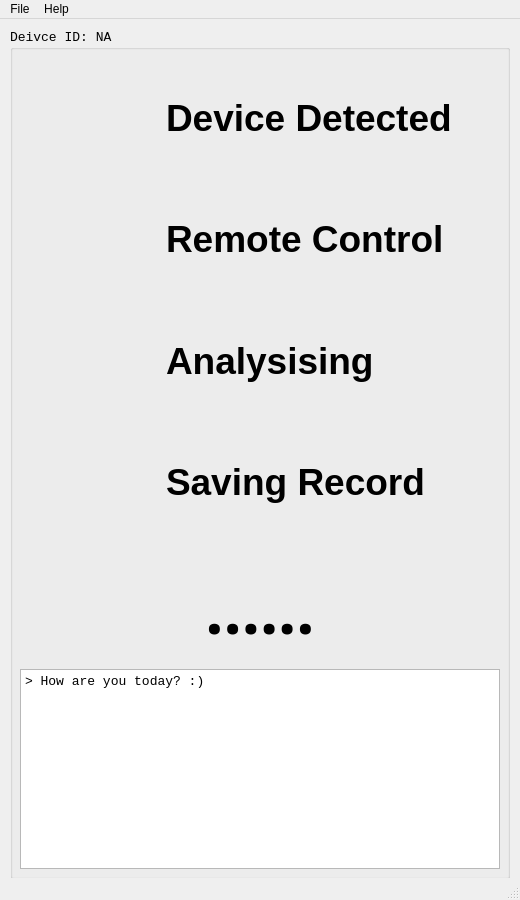
<?xml version="1.0" encoding="UTF-8"?>
<ui version="4.0">
 <class>MainWindow</class>
 <widget class="QMainWindow" name="MainWindow">
  <property name="geometry">
   <rect>
    <x>0</x>
    <y>0</y>
    <width>520</width>
    <height>900</height>
   </rect>
  </property>
  <property name="windowTitle">
   <string>MainWindow</string>
  </property>
  <widget class="QWidget" name="centralWidget">
   <widget class="QGroupBox" name="groupBox0">
    <property name="enabled">
     <bool>true</bool>
    </property>
    <property name="geometry">
     <rect>
      <x>10</x>
      <y>10</y>
      <width>500</width>
      <height>850</height>
     </rect>
    </property>
    <property name="font">
     <font>
      <family>Courier New</family>
      <pointsize>10</pointsize>
     </font>
    </property>
    <property name="title">
     <string>Deivce ID: NA</string>
    </property>
    <widget class="QWidget" name="gridLayoutWidget">
     <property name="geometry">
      <rect>
       <x>10</x>
       <y>20</y>
       <width>481</width>
       <height>501</height>
      </rect>
     </property>
     <layout class="QGridLayout" name="gridLayout" columnstretch="120,338">
      <property name="horizontalSpacing">
       <number>20</number>
      </property>
      <property name="verticalSpacing">
       <number>6</number>
      </property>
      <item row="0" column="0">
       <widget class="QLabel" name="picture0">
        <property name="text">
         <string/>
        </property>
       </widget>
      </item>
      <item row="1" column="1">
       <widget class="QLabel" name="text1">
        <property name="font">
         <font>
          <family>Arial</family>
          <pointsize>28</pointsize>
          <weight>75</weight>
          <bold>true</bold>
         </font>
        </property>
        <property name="text">
         <string>Remote Control</string>
        </property>
       </widget>
      </item>
      <item row="1" column="0">
       <widget class="QLabel" name="picture1">
        <property name="text">
         <string/>
        </property>
       </widget>
      </item>
      <item row="2" column="1">
       <widget class="QLabel" name="text2">
        <property name="font">
         <font>
          <family>Arial</family>
          <pointsize>28</pointsize>
          <weight>75</weight>
          <bold>true</bold>
         </font>
        </property>
        <property name="text">
         <string>Analysising</string>
        </property>
       </widget>
      </item>
      <item row="2" column="0">
       <widget class="QLabel" name="picture2">
        <property name="text">
         <string/>
        </property>
       </widget>
      </item>
      <item row="0" column="1">
       <widget class="QLabel" name="text0">
        <property name="font">
         <font>
          <family>Arial</family>
          <pointsize>28</pointsize>
          <weight>75</weight>
          <bold>true</bold>
         </font>
        </property>
        <property name="text">
         <string>Device Detected</string>
        </property>
       </widget>
      </item>
      <item row="3" column="0">
       <widget class="QLabel" name="picture3">
        <property name="text">
         <string/>
        </property>
       </widget>
      </item>
      <item row="3" column="1">
       <widget class="QLabel" name="text3">
        <property name="font">
         <font>
          <family>Arial</family>
          <pointsize>28</pointsize>
          <weight>75</weight>
          <bold>true</bold>
         </font>
        </property>
        <property name="text">
         <string>Saving Record</string>
        </property>
       </widget>
      </item>
     </layout>
    </widget>
    <widget class="QLabel" name="result">
     <property name="geometry">
      <rect>
       <x>10</x>
       <y>530</y>
       <width>480</width>
       <height>100</height>
      </rect>
     </property>
     <property name="font">
      <font>
       <family>Arial Black</family>
       <pointsize>48</pointsize>
       <weight>75</weight>
       <bold>true</bold>
      </font>
     </property>
     <property name="text">
      <string>......</string>
     </property>
     <property name="alignment">
      <set>Qt::AlignCenter</set>
     </property>
    </widget>
    <widget class="QTextEdit" name="debug">
     <property name="geometry">
      <rect>
       <x>10</x>
       <y>640</y>
       <width>480</width>
       <height>200</height>
      </rect>
     </property>
     <property name="font">
      <font>
       <family>Courier New</family>
       <pointsize>10</pointsize>
      </font>
     </property>
     <property name="html">
      <string>&lt;!DOCTYPE HTML PUBLIC &quot;-//W3C//DTD HTML 4.0//EN&quot; &quot;http://www.w3.org/TR/REC-html40/strict.dtd&quot;&gt;
&lt;html&gt;&lt;head&gt;&lt;meta name=&quot;qrichtext&quot; content=&quot;1&quot; /&gt;&lt;style type=&quot;text/css&quot;&gt;
p, li { white-space: pre-wrap; }
&lt;/style&gt;&lt;/head&gt;&lt;body style=&quot; font-family:'Courier New'; font-size:10pt; font-weight:400; font-style:normal;&quot;&gt;
&lt;p style=&quot; margin-top:0px; margin-bottom:0px; margin-left:0px; margin-right:0px; -qt-block-indent:0; text-indent:0px;&quot;&gt;&amp;gt; How are you today? :)&lt;/p&gt;&lt;/body&gt;&lt;/html&gt;</string>
     </property>
    </widget>
   </widget>
  </widget>
  <widget class="QMenuBar" name="menuBar">
   <property name="geometry">
    <rect>
     <x>0</x>
     <y>0</y>
     <width>520</width>
     <height>21</height>
    </rect>
   </property>
   <widget class="QMenu" name="menuFile">
    <property name="title">
     <string>File</string>
    </property>
    <addaction name="actionExit"/>
   </widget>
   <widget class="QMenu" name="menuHelp">
    <property name="title">
     <string>Help</string>
    </property>
    <addaction name="actionAbout"/>
   </widget>
   <addaction name="menuFile"/>
   <addaction name="menuHelp"/>
  </widget>
  <widget class="QStatusBar" name="statusBar"/>
  <action name="actionExit">
   <property name="text">
    <string>Exit</string>
   </property>
  </action>
  <action name="actionAbout">
   <property name="text">
    <string>About</string>
   </property>
  </action>
 </widget>
 <layoutdefault spacing="6" margin="11"/>
 <resources/>
 <connections/>
</ui>
